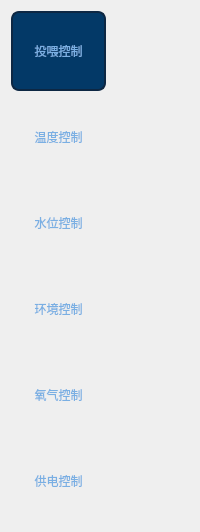
                  <widget class="QWidget" name="ControlQHY" native="true">
                   <property name="minimumSize">
                    <size>
                     <width>120</width>
                     <height>0</height>
                    </size>
                   </property>
                   <property name="styleSheet">
                    <string notr="true">QToolButton
{
color: rgb(122, 175, 227);
font: 10pt &quot;楷体&quot;;
border-radius:6px;
}
QToolButton:hover
{
background-color: rgb(19, 48, 80);
font: 10pt &quot;楷体&quot;;
border-radius:6px;
border:2px solid rgb(13,39,67);
}
#ControlQHY
{
background-color: rgb(36, 61, 91);
border-radius:15px;
}</string>
                   </property>
                   <layout class="QVBoxLayout" name="verticalLayout_13">
                    <item>
                     <widget class="QToolButton" name="ControlBtnAutoTW">
                      <property name="minimumSize">
                       <size>
                        <width>95</width>
                        <height>80</height>
                       </size>
                      </property>
                      <property name="maximumSize">
                       <size>
                        <width>95</width>
                        <height>80</height>
                       </size>
                      </property>
                      <property name="styleSheet">
                       <string notr="true">QToolButton
{
background-color: rgb(3, 57, 103);
font: 10pt &quot;楷体&quot;;
border-radius:8px;
border:2px solid rgb(13,39,67);
}</string>
                      </property>
                      <property name="text">
                       <string>投喂控制</string>
                      </property>
                      <property name="icon">
                       <iconset resource="res.qrc">
                        <normaloff>:/ptr/AutoTW.png</normaloff>:/ptr/AutoTW.png</iconset>
                      </property>
                      <property name="iconSize">
                       <size>
                        <width>38</width>
                        <height>38</height>
                       </size>
                      </property>
                      <property name="toolButtonStyle">
                       <enum>Qt::ToolButtonTextUnderIcon</enum>
                      </property>
                     </widget>
                    </item>
                    <item>
                     <widget class="QToolButton" name="ControlBtnAutoWD">
                      <property name="minimumSize">
                       <size>
                        <width>95</width>
                        <height>80</height>
                       </size>
                      </property>
                      <property name="maximumSize">
                       <size>
                        <width>95</width>
                        <height>80</height>
                       </size>
                      </property>
                      <property name="styleSheet">
                       <string notr="true"/>
                      </property>
                      <property name="text">
                       <string>温度控制</string>
                      </property>
                      <property name="icon">
                       <iconset resource="res.qrc">
                        <normaloff>:/ptr/StateTemp.png</normaloff>:/ptr/StateTemp.png</iconset>
                      </property>
                      <property name="iconSize">
                       <size>
                        <width>38</width>
                        <height>38</height>
                       </size>
                      </property>
                      <property name="toolButtonStyle">
                       <enum>Qt::ToolButtonTextUnderIcon</enum>
                      </property>
                     </widget>
                    </item>
                    <item>
                     <widget class="QToolButton" name="ControlBtnAutoSW">
                      <property name="minimumSize">
                       <size>
                        <width>95</width>
                        <height>80</height>
                       </size>
                      </property>
                      <property name="maximumSize">
                       <size>
                        <width>95</width>
                        <height>80</height>
                       </size>
                      </property>
                      <property name="styleSheet">
                       <string notr="true"/>
                      </property>
                      <property name="text">
                       <string>水位控制</string>
                      </property>
                      <property name="icon">
                       <iconset resource="res.qrc">
                        <normaloff>:/ptr/StateWaterLevel.png</normaloff>:/ptr/StateWaterLevel.png</iconset>
                      </property>
                      <property name="iconSize">
                       <size>
                        <width>38</width>
                        <height>38</height>
                       </size>
                      </property>
                      <property name="toolButtonStyle">
                       <enum>Qt::ToolButtonTextUnderIcon</enum>
                      </property>
                     </widget>
                    </item>
                    <item>
                     <widget class="QToolButton" name="ControlBtnAutoHJ">
                      <property name="minimumSize">
                       <size>
                        <width>95</width>
                        <height>80</height>
                       </size>
                      </property>
                      <property name="maximumSize">
                       <size>
                        <width>95</width>
                        <height>80</height>
                       </size>
                      </property>
                      <property name="styleSheet">
                       <string notr="true"/>
                      </property>
                      <property name="text">
                       <string>环境控制</string>
                      </property>
                      <property name="icon">
                       <iconset resource="res.qrc">
                        <normaloff>:/ptr/AutoEnvironment.png</normaloff>:/ptr/AutoEnvironment.png</iconset>
                      </property>
                      <property name="iconSize">
                       <size>
                        <width>38</width>
                        <height>38</height>
                       </size>
                      </property>
                      <property name="toolButtonStyle">
                       <enum>Qt::ToolButtonTextUnderIcon</enum>
                      </property>
                     </widget>
                    </item>
                    <item>
                     <widget class="QToolButton" name="ControlBtnAutoYQ">
                      <property name="minimumSize">
                       <size>
                        <width>95</width>
                        <height>80</height>
                       </size>
                      </property>
                      <property name="maximumSize">
                       <size>
                        <width>95</width>
                        <height>80</height>
                       </size>
                      </property>
                      <property name="styleSheet">
                       <string notr="true"/>
                      </property>
                      <property name="text">
                       <string>氧气控制</string>
                      </property>
                      <property name="icon">
                       <iconset resource="res.qrc">
                        <normaloff>:/ptr/StateOxygen.png</normaloff>:/ptr/StateOxygen.png</iconset>
                      </property>
                      <property name="iconSize">
                       <size>
                        <width>38</width>
                        <height>38</height>
                       </size>
                      </property>
                      <property name="toolButtonStyle">
                       <enum>Qt::ToolButtonTextUnderIcon</enum>
                      </property>
                     </widget>
                    </item>
                    <item>
                     <widget class="QToolButton" name="ControlBtnAutoGD">
                      <property name="minimumSize">
                       <size>
                        <width>95</width>
                        <height>80</height>
                       </size>
                      </property>
                      <property name="maximumSize">
                       <size>
                        <width>95</width>
                        <height>80</height>
                       </size>
                      </property>
                      <property name="styleSheet">
                       <string notr="true"/>
                      </property>
                      <property name="text">
                       <string>供电控制</string>
                      </property>
                      <property name="icon">
                       <iconset resource="res.qrc">
                        <normaloff>:/ptr/StateDianYuan.png</normaloff>:/ptr/StateDianYuan.png</iconset>
                      </property>
                      <property name="iconSize">
                       <size>
                        <width>38</width>
                        <height>38</height>
                       </size>
                      </property>
                      <property name="toolButtonStyle">
                       <enum>Qt::ToolButtonTextUnderIcon</enum>
                      </property>
                     </widget>
                    </item>
                   </layout>
                  </widget>
